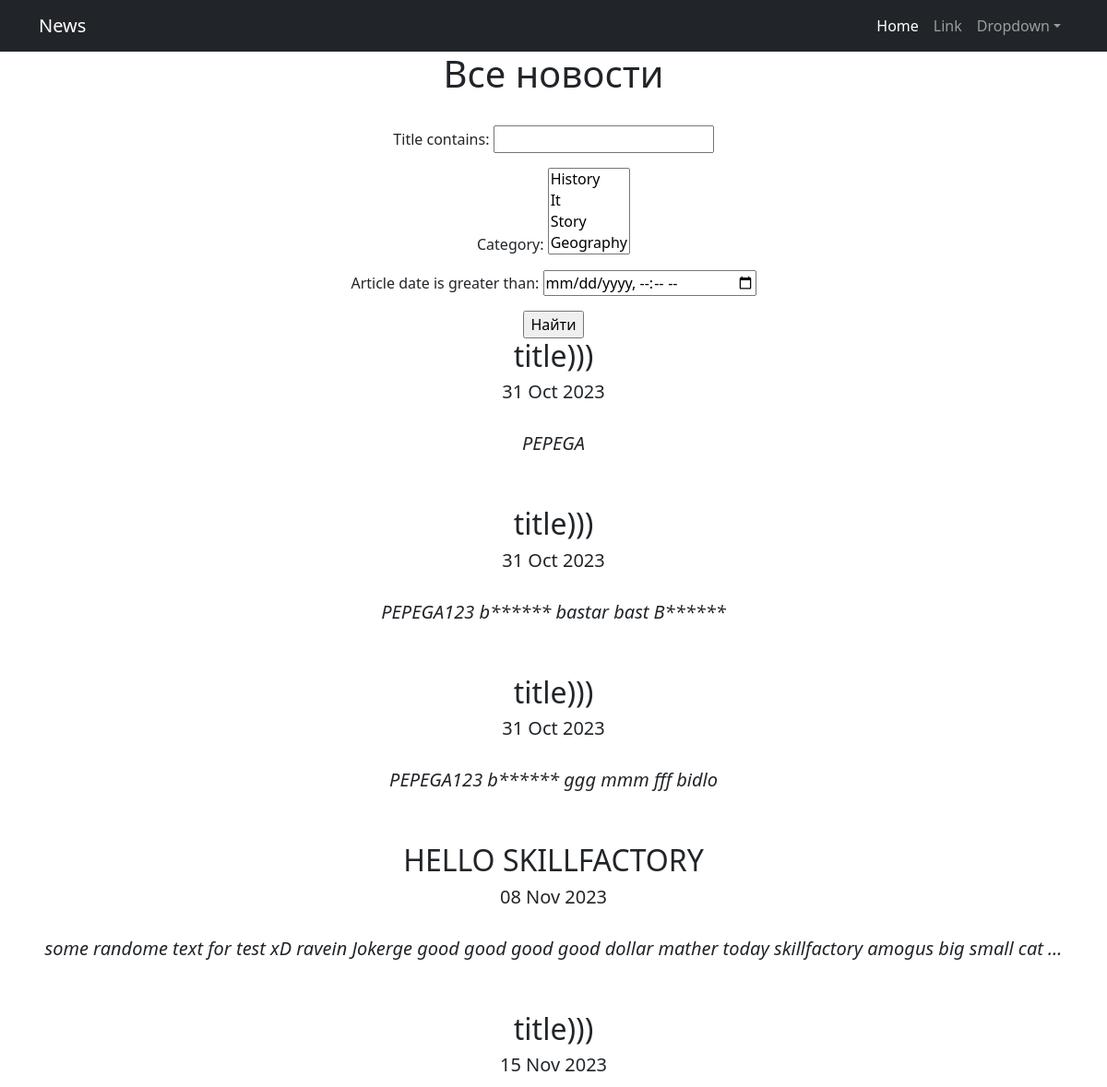
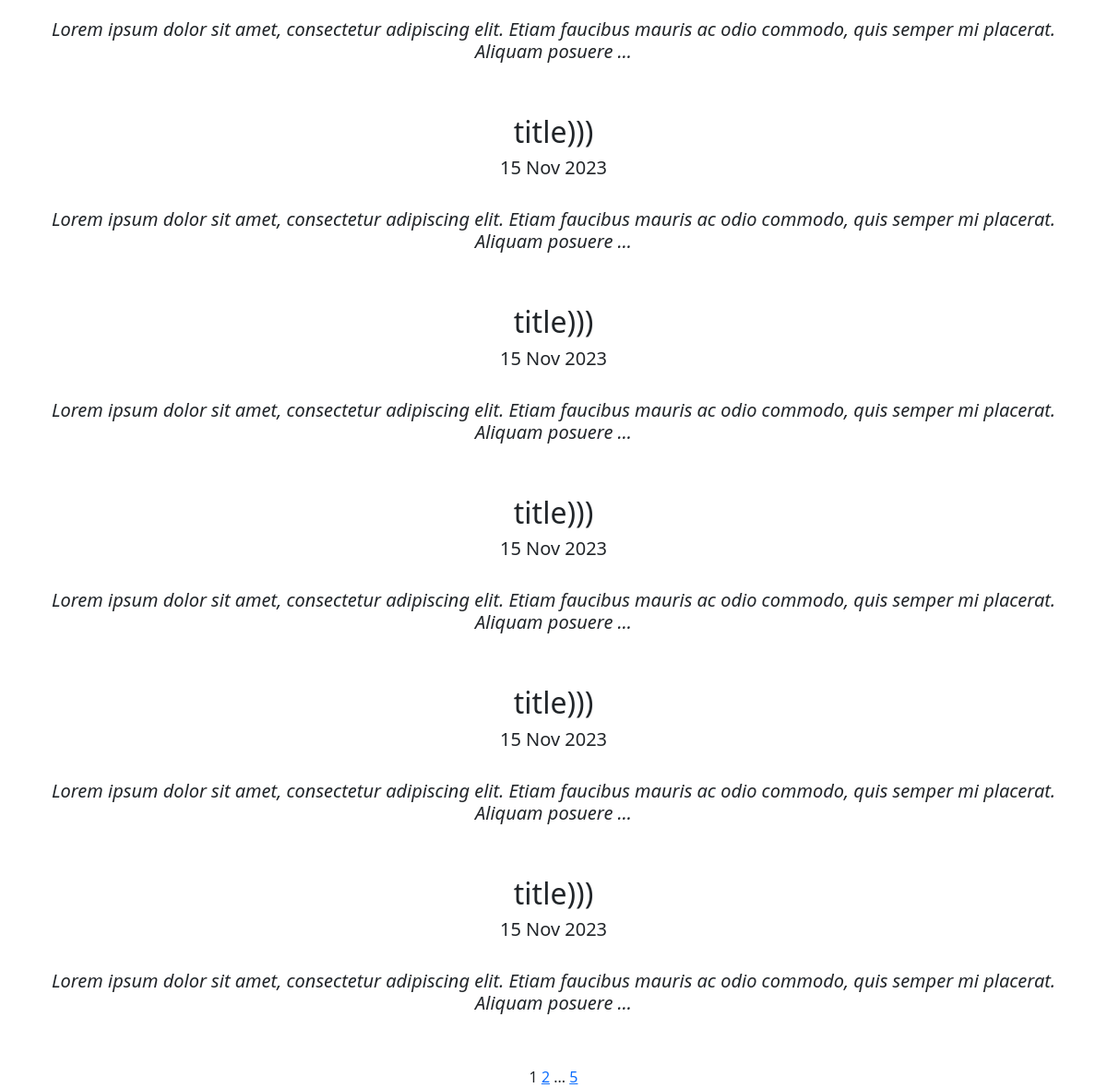
/news/search, run on the app's committed database (2 pictures, top to bottom).
### News/models.py (models this page shows, shortened)
class Post(models.Model):
    ARTICLE = 'AT'
    NEWS = 'NS'
    TYPE_OF_POST = [
        (ARTICLE, 'статья'),
        (NEWS, 'новость'),
    ]
    author = models.ForeignKey(Author, on_delete= models.CASCADE)
    type = models.CharField(max_length=2, choices=TYPE_OF_POST, default=ARTICLE)
    article_date = models.DateTimeField(auto_now_add=True)
    category = models.ManyToManyField(Category, through='PostCategory')
    title = models.CharField(max_length=255, default='title')
    text = models.TextField(default='text')
    rating = models.IntegerField(default=0)

### News/views.py (the view)
# urls.py: path('search', PostSearch.as_view()),
class PostSearch(ListView):
    model = Post
    template_name = 'search.html'
    context_object_name = 'posts'
    paginate_by = 10
    def get_queryset(self):
        queryset = super().get_queryset()
        self.filterset = PostFilter(self.request.GET, queryset)
        return self.filterset.qs
    def get_context_data(self, **kwargs):
        context = super().get_context_data(**kwargs)
        context['filterset'] = self.filterset
        return context

### News/models.py (called while the page is built)
    def __str__(self):
        return self.name.title()

### News/templatetags/custom_filters.py (called while the page is built)
@register.filter()
def censor(value):
    m = value.split(' ')
    output = ''
    for word in m:
        if word.lower() in BAN_WORDS:
            word = word[0]+'*'*(len(word)-1)
        output += word+' '
    return output

### templates/search.html (shortened to what this page needs)
{% extends 'flatpages/default.html' %}
{% load custom_filters %}
{% block content %}
<h1>Все новости</h1>
<br>
<form action="" method="get">
       {{ filterset.form.as_p }}
       <input type="submit" value="Найти" />
   </form>
{% for post in posts %}
<h2>{{ post.title|censor }}</h2>
<h5>{{ post.article_date|date:'d M Y' }}</h5>
<br>
<h5><i>{{ post.text|truncatewords:20|censor }}</i></h5>
<br>
<br>
{% endfor %}
   {{ page_obj.number }}
   {% if page_obj.has_next %}
       <a href="?page={{ page_obj.next_page_number }}">{{ page_obj.next_page_number }}</a>
       {% if paginator.num_pages != page_obj.next_page_number %}
           ...
           <a href="?page={{ page_obj.paginator.num_pages }}">{{ page_obj.paginator.num_pages }}</a>
       {% endif %}
   {% endif %}
{% endblock content %}

### data on the page
Post: title|censor "title)))", article_date "31 Oct 2023", text|censor "PEPEGA"
Post: title|censor "title)))", article_date "31 Oct 2023", text|censor "PEPEGA123 b****** bastar bast B******"
Post: title|censor "title)))", article_date "31 Oct 2023", text|censor "PEPEGA123 b****** ggg mmm fff bidlo"
Post: title|censor "HELLO SKILLFACTORY", article_date "08 Nov 2023", text|censor "some randome text for test xD ravein Jokerge good good good good dollar mather today skillfactory amogus big small cat …"
Post: title|censor "title)))", article_date "15 Nov 2023", text|censor "Lorem ipsum dolor sit amet, consectetur adipiscing elit. Etiam faucibus mauris ac odio commodo, quis semper mi placerat. Aliquam posuere …"
Post: title|censor "title)))", article_date "15 Nov 2023", text|censor "Lorem ipsum dolor sit amet, consectetur adipiscing elit. Etiam faucibus mauris ac odio commodo, quis semper mi placerat. Aliquam posuere …"
Post: title|censor "title)))", article_date "15 Nov 2023", text|censor "Lorem ipsum dolor sit amet, consectetur adipiscing elit. Etiam faucibus mauris ac odio commodo, quis semper mi placerat. Aliquam posuere …"
Post: title|censor "title)))", article_date "15 Nov 2023", text|censor "Lorem ipsum dolor sit amet, consectetur adipiscing elit. Etiam faucibus mauris ac odio commodo, quis semper mi placerat. Aliquam posuere …"
Post: title|censor "title)))", article_date "15 Nov 2023", text|censor "Lorem ipsum dolor sit amet, consectetur adipiscing elit. Etiam faucibus mauris ac odio commodo, quis semper mi placerat. Aliquam posuere …"
Post: title|censor "title)))", article_date "15 Nov 2023", text|censor "Lorem ipsum dolor sit amet, consectetur adipiscing elit. Etiam faucibus mauris ac odio commodo, quis semper mi placerat. Aliquam posuere …"

### other printed values
{{ page_obj.number }} "1"
{{ page_obj.next_page_number }} "2"
{{ page_obj.paginator.num_pages }} "5"
